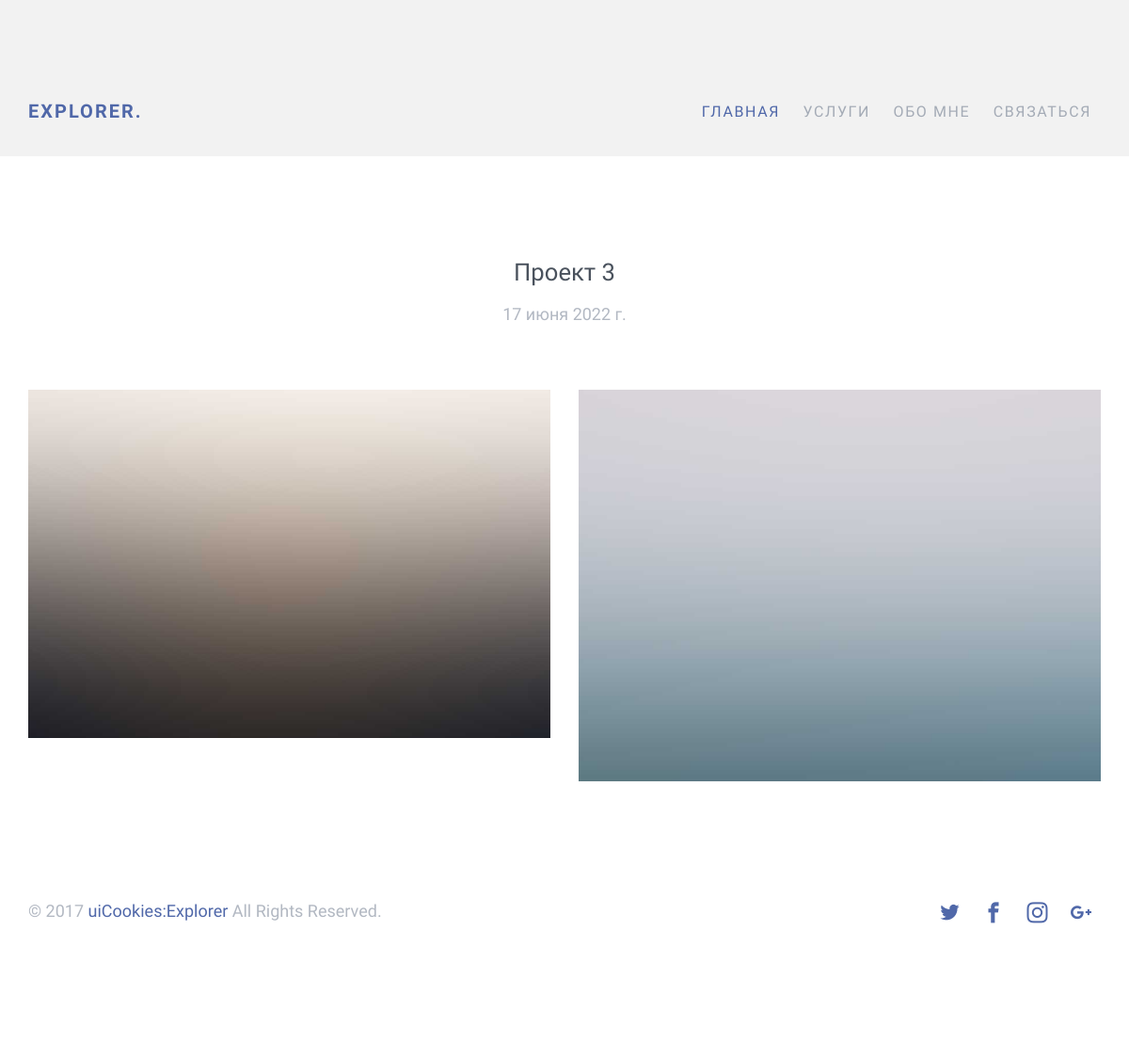
Page /proekt-3/ on the committed database.
### home/models.py (models this page shows, shortened)
class Works(models.Model):
    title = models.CharField('Название', max_length=70)
    date = models.DateField('Дата публикации', default=date.today)
    prew_image = models.ImageField('Превью на главную', upload_to="image/")
    url = models.SlugField(max_length=130, unique=True)
    draft = models.BooleanField("Публикация", default=True)
    class Meta:
        verbose_name = 'Работы'
        verbose_name_plural = 'Работы'

class ImageSet(models.Model):
    order = models.SmallIntegerField('Сортировка', default=0)
    works = models.ForeignKey(Works, verbose_name='Изображение работы', null=True, blank=True,
                              on_delete=models.SET_NULL, related_name='image')
    image = models.ImageField(upload_to='image/', verbose_name='Изображение работы',
                              null=True)

### home/views.py (the view)
# urls.py: path("<slug:slug>/", views.WorkSingle.as_view(), name="single"),
class WorkSingle(DetailView):
    model = Works
    slug_field = 'url'
    template_name = 'home/single-page.html'
    context_object_name = 'single'

### templates/home/single-page.html
{% extends 'base.html' %}
{% block content %}
<div class="probootstrap-section">
    <div class="container">
        <div class="row">
            <div class="col-md-6 col-md-offset-3 mb40 text-center">
                <h2>{{ single.title }}</h2>
                <p>{{ single.date }}</p>
            </div>
        </div>
        <div class="row">
            {% for image in single.image.all %}
            <div class="col-md-6">
                <p><a href="{{ image.image.url }}" class="image-popup"><img
                        src="{{ image.image.url }}"
                        class="img-responsive"></a>
                </p>
            </div>
            {% endfor %}
        </div>
    </div>
    {% endblock content %}

### rows in the picture
Works: title "Проект 3", date "17 июня 2022 г."
ImageSet: image (picture)
ImageSet: image (picture)
